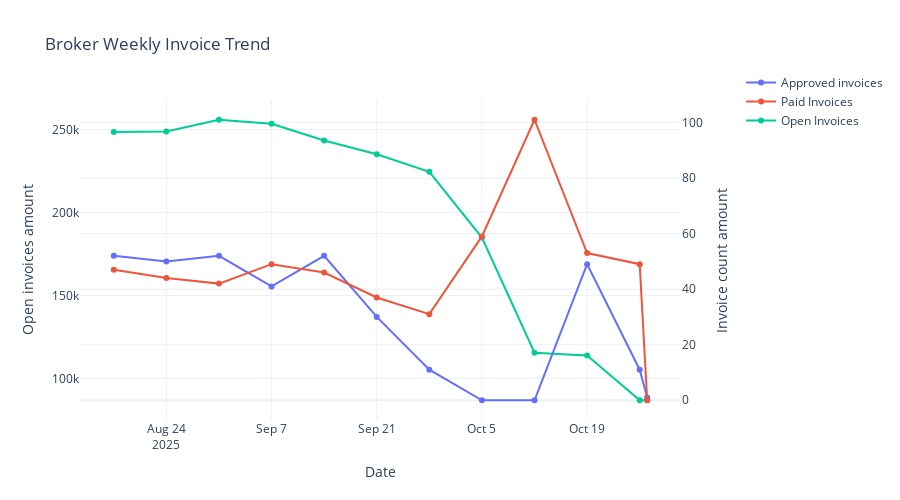

This figure's notebook cell:
### Code cell
broker_report=False
cohort=['all', 12]
payment_trend_count=12
payment_trend_step='default'
step='weekly'

if broker_report:
    date_today=date.today()
    date_last_year=date_today - pd.Timedelta(days=365)
    # start_date=(date_last_year + pd.Timedelta(days=(8-date_last_year.isoweekday())%7) + pd.Timedelta(days=7))-pd.Timedelta(days=1) # for weekly
    start_date=invoice_df['approved_date'].min().date() # for monthly
    end_date=date_today
    
    broker_level_df=broker_limit.generate_segment_level_data(start_date, end_date, debtors_df, brokers_df, invoice_df, step=step)
    # broker_level_current=broker_limit.generate_segment_level_data(start_date=None, end_date=end_date, debtors_df=debtors_df, brokers_df=brokers_df, invoice_df=invoice_df, step='current')
    # broker_level_df=broker_level[broker_level['dtp'].isna()==False]
    # broker_level_df=pd.concat([broker_level, broker_level_current], ignore_index=True)
    # broker_level_df.head()
    pivot_table, df_t, pivot_table_client_conc=broker_limit.generate_report(broker_level_df, broker_profile_report=broker_report, cohort=cohort,payment_trend_count=payment_trend_count, payment_trend_step=payment_trend_step, debtors_df=debtors_df, brokers_df=brokers_df, invoice_df=invoice_df)
    with pd.ExcelWriter('C://Users//Lenovo//Documents//Work//broker_profile_report//sage_27_10.xlsx') as writer:
        pivot_table.to_excel(writer, sheet_name='Sheet1', index=True)
        df_t.to_excel(writer, sheet_name='Sheet2', index=True)
        pivot_table_client_conc.to_excel(writer, sheet_name='Sheet3', index=True)


else:
    date_today=date.today()
    date_last_year=date_today - pd.Timedelta(days=365)
    start_date=(date_last_year + pd.Timedelta(days=(8-date_last_year.isoweekday())%7) + pd.Timedelta(days=7))-pd.Timedelta(days=1) # for weekly
    # start_date=invoice_df['approved_date'].min().date() # for monthly
    end_date=date_today
    
    broker_level=broker_limit.generate_segment_level_data(start_date, end_date, debtors_df, brokers_df, invoice_df, step=step)
    broker_level_current=broker_limit.generate_segment_level_data(start_date=None, end_date=end_date, debtors_df=debtors_df, brokers_df=brokers_df, invoice_df=invoice_df, step='current')
    # broker_level_df=broker_level[broker_level['dtp'].isna()==False]
    broker_level_df=pd.concat([broker_level, broker_level_current], ignore_index=True)
    # broker_level_df.head()
    pivot_table, df_t, pivot_table_client_conc=broker_limit.generate_report(broker_level_df, broker_profile_report=broker_report, cohort=cohort,payment_trend_count=payment_trend_count, payment_trend_step=payment_trend_step, debtors_df=debtors_df, brokers_df=brokers_df, invoice_df=invoice_df)
    pivot_table.to_csv('C://Users//Lenovo//Documents//Work//payment_trend_report//sage_27_10_payment_trend.csv')

### Figure 1 — Plotly figure (JSON) as saved in the notebook; plotly's stock layout.template omitted (floating-point values rounded to 4 significant figures)
{"data": [{"mode": "lines+markers", "name": "Approved invoices", "type": "scatter", "x": ["2025-08-17", "2025-08-24", "2025-08-31", "2025-09-07", "2025-09-14", "2025-09-21", "2025-09-28", "2025-10-05", "2025-10-12", "2025-10-19", "2025-10-26", "2025-10-27"], "y": [52.0, 50.0, 52.0, 41.0, 52.0, 30.0, 11.0, 0.0, 0.0, 49.0, 11.0, 1.0], "yaxis": "y2"}, {"mode": "lines+markers", "name": "Paid Invoices", "type": "scatter", "x": ["2025-08-17", "2025-08-24", "2025-08-31", "2025-09-07", "2025-09-14", "2025-09-21", "2025-09-28", "2025-10-05", "2025-10-12", "2025-10-19", "2025-10-26", "2025-10-27"], "y": [47.0, 44.0, 42.0, 49.0, 46.0, 37.0, 31.0, 59.0, 101.0, 53.0, 49.0, 0.0], "yaxis": "y2"}, {"mode": "lines+markers", "name": "Open Invoices", "type": "scatter", "x": ["2025-08-17", "2025-08-24", "2025-08-31", "2025-09-07", "2025-09-14", "2025-09-21", "2025-09-28", "2025-10-05", "2025-10-12", "2025-10-19", "2025-10-26", "2025-10-27"], "y": [248400.0, 248700.0, 255800.0, 253400.0, 243300.0, 235100.0, 224400.0, 184900.0, 115500.0, 113800.0, 86870.0, 86870.0], "yaxis": "y"}], "layout": {"height": 500, "legend": {"x": 1.1, "y": 1.1}, "title": {"text": "Broker Weekly Invoice Trend"}, "xaxis": {"title": {"text": "Date"}}, "yaxis": {"title": {"text": "Open invoices amount"}}, "yaxis2": {"overlaying": "y", "side": "right", "title": {"text": "Invoice count amount"}}}}
